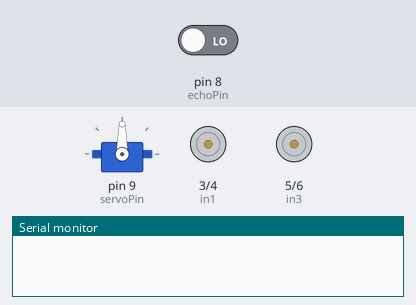
This sketch was run on a simulated Arduino Uno, built with avr-gcc and run on an emulated ATmega328P. Parts: servo, motor-driver pin pairs drawn as motors (green arrow = first pin HIGH = forward, orange = second pin HIGH = backward, longer = more drive), the last lines printed to the serial monitor. The inputs (shaded band) are chosen by the test bench; at power-on: pin 8 (echoPin) LOW.

Above: at 0.05 s.
At 1.25 s:
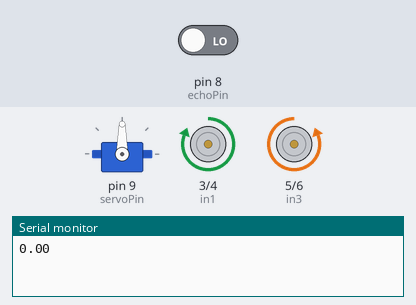
At 2.2 s:
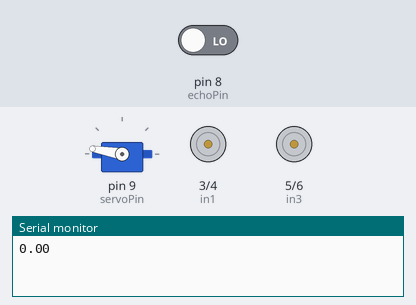
At 3.3 s:
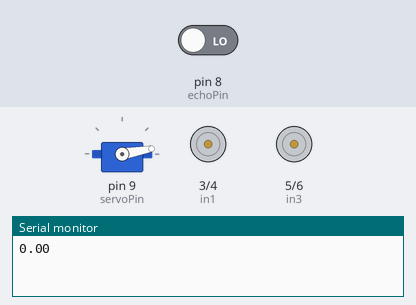
At 4.4 s:
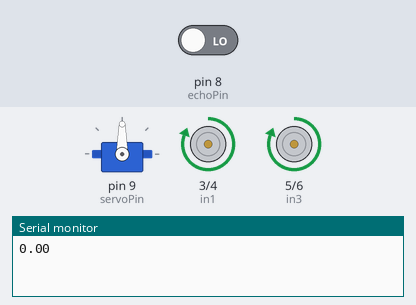
Timing chart, 0 to 6.0 s (numbered marks = the images above):
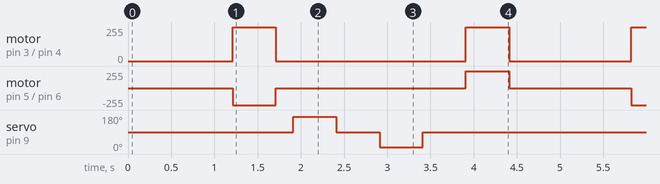

The sketch:

Servo_2.ino
```cpp
#include <Servo.h>
Servo myServo;

const int in1 = 3;
const int in2 = 4;
const int in3 = 5;
const int in4 = 6;
const int servoPin = 9;

const int trigPin = 7;
const int echoPin = 8;

float duration, distance, value;

void setup() {
  pinMode(in1, OUTPUT);
  pinMode(in2, OUTPUT);
  pinMode(in3, OUTPUT);
  pinMode(in4, OUTPUT);
  pinMode(trigPin, OUTPUT);
  pinMode(echoPin, INPUT);
  Serial.begin(9600);
  myServo.attach(servoPin);
}

void loop() {
  value = ping();
  Serial.println(value);
  delay(10);


  if (value < 20) {
    stp(); // Add missing semicolon
    delay(200);
    bwd();
    delay(500);
    stp();
    delay(200);
    myServo.write(170);
    delay(500);
    myServo.write(90);
    delay(500);
    myServo.write(10);
    delay(500);
    myServo.write(90); // Change "left()" to "lft()" to match the function name
    delay(500);
    lft(); // Change "left()" to "lft()" to match the function name
    delay(500);
    stp();
    delay(200);
  }  else{
    fwd();
  }
}

// for motor
void fwd() {
  digitalWrite(in1, LOW);
  digitalWrite(in2, HIGH);
  digitalWrite(in3, HIGH);
  digitalWrite(in4, LOW);
}

void bwd() {
  digitalWrite(in1, HIGH);
  digitalWrite(in2, LOW);
  digitalWrite(in3, LOW);
  digitalWrite(in4, HIGH);
}

void lft() {
  digitalWrite(in1, HIGH);
  digitalWrite(in2, LOW);
  digitalWrite(in3, HIGH);
  digitalWrite(in4, LOW);
}

void rgt() {
  digitalWrite(in1, LOW);
  digitalWrite(in2, HIGH);
  digitalWrite(in3, LOW);
  digitalWrite(in4, HIGH);
}

void stp() {
  digitalWrite(in1, LOW);
  digitalWrite(in2, LOW);
  digitalWrite(in3, LOW);
  digitalWrite(in4, LOW);
}

// for ultrasonic
int ping() {
  digitalWrite(trigPin, LOW);
  delayMicroseconds(10);
  digitalWrite(trigPin, HIGH);
  delayMicroseconds(10);
  duration = pulseIn(echoPin, HIGH);
  distance = duration * 0.034 / 2;
  return distance;
}
```

Measured:
- by itself, motor on pin 3 (in1) / pin 4 (in2): repeats every 4.6 s: stopped 2.2 s, forward 255/255 0.50 s, stopped 1.4 s, forward 255/255 0.50 s
- by itself, motor on pin 5 (in3) / pin 6 (in4): repeats every 4.6 s: stopped 2.2 s, forward 255/255 0.50 s, stopped 1.4 s, backward 255/255 0.50 s
- by itself, servo on pin 9 (servoPin): repeats every 4.6 s: 90° 0.50 s, 10° 0.50 s, 90° 3.1 s, 170° 0.50 s
